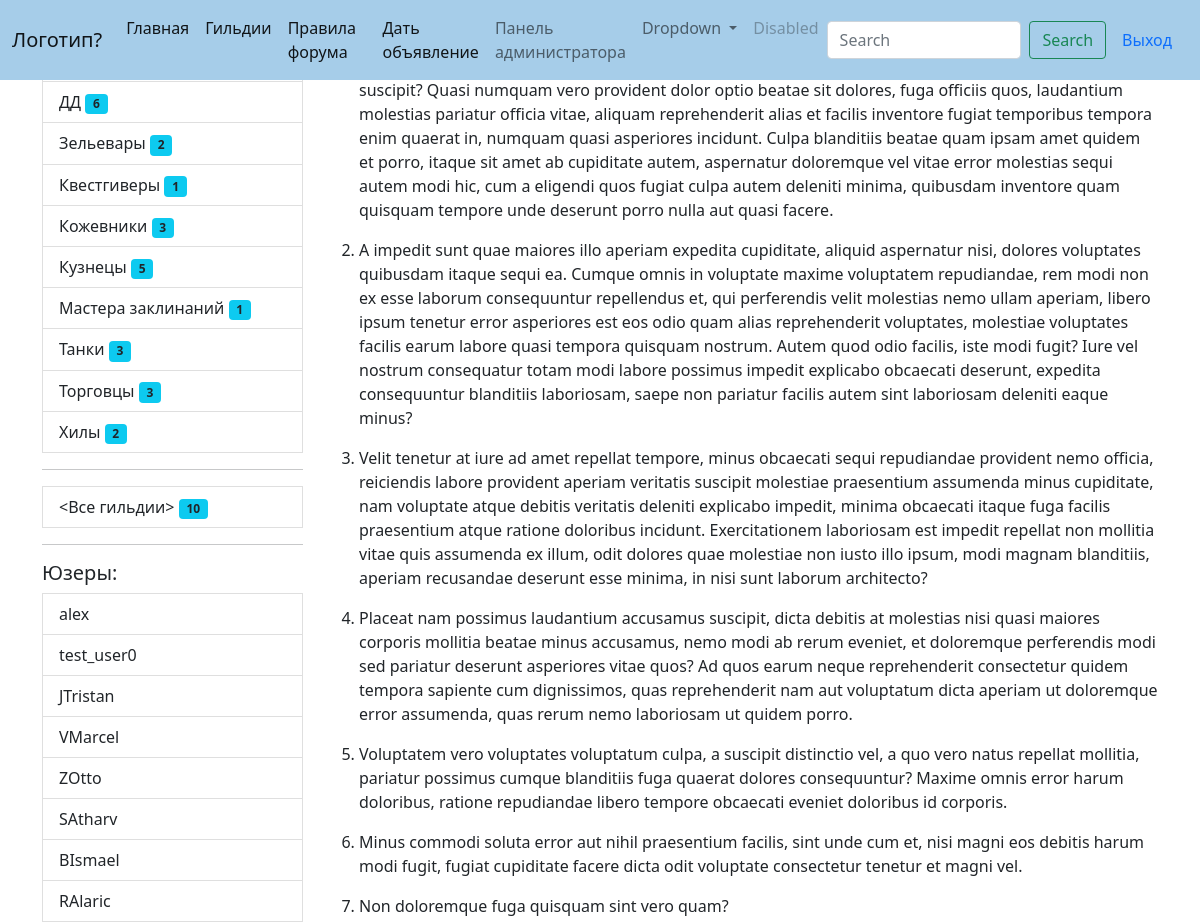
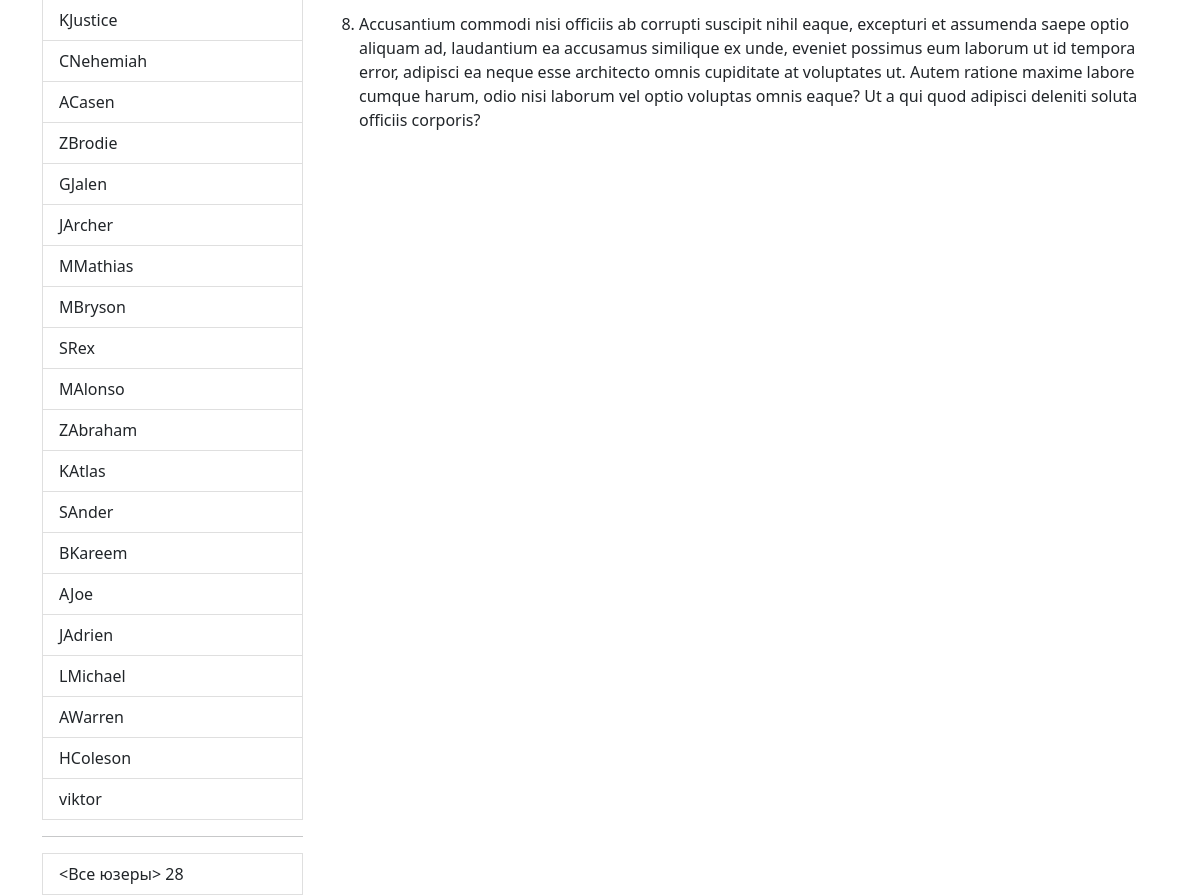
/rules (signed in), run on the app's committed database (2 pictures, top to bottom).
### ads/models.py (models this page shows, shortened)
class Guild(m.Model):
    name = m.CharField(max_length=25,
                       unique=True,
                       blank=False,
                       null=False,
                       verbose_name="Наименование")
    description = m.TextField(verbose_name="Описание")
    image = m.ImageField(
        upload_to='pics/guilds',
        null=True,
        blank=True)
    def get_absolute_url(self):
        return reverse_lazy('ads:guild_detail', kwargs={'pk': self.pk})
    class Meta:
        ordering = ['-name']
        verbose_name = "Гильдия"
        verbose_name_plural = 'Гильдии'

### users/models.py (models this page shows)
class User(AbstractUser):
    guild = models.ForeignKey(
        to=Guild,
        null=True,
        blank=True,
        on_delete=models.PROTECT)
    def __str__(self):
        return self.username
    def get_absolute_url(self):
        return reverse_lazy('ads:user_profile', kwargs={'pk': self.pk})

### ads/views.py (the view)
# urls.py: path('rules', av.RulesView.as_view(), name='rules' ),
class RulesView(TemplateView):
    template_name = 'ads/rules.html'

### ads/templatetags/ads_tags.py (called while the page is built)
@register.simple_tag
def get_guilds_list():
    return Guild.objects.annotate(cnt=Count('user'))

@register.simple_tag
def get_users_list():
    return User.objects.all()

### ads/templates/ads/rules.html
{% extends 'Witebord/base.html' %}
{% block content %}
<h2>Итак, правила такие:</h2>
<ol>
	<li>{% lorem 1 p random %}</li>
	<li>{% lorem 1 p random %}</li>
	<li>{% lorem 1 p random %}</li>
	<li>{% lorem 1 p random %}</li>
	<li>{% lorem 1 p random %}</li>
	<li>{% lorem 1 p random %}</li>
	<li>{% lorem 1 p random %}</li>
	<li>{% lorem 1 p random %}</li>
</ol>
{% endblock content %}

### templates/inc/_sidebar.html (shortened to what this page needs)
{% load ads_tags %}
<div class="list-group">
    <h5>Гильдии:</h5>
    <div class="col-lt-1">
        {% get_guilds_list as guilds %}
        {% get_users_list as users %}
        {% for guild in guilds %}
        <a href="{{ guild.get_absolute_url }}" class="list-group-item list-group-item-action" aria-current="true">
        {{ guild.name }} <span class="badge bg-info text-dark">{{ guild.cnt }}</span>
        </a>
        {% endfor %}
        <hr>
        <a href="{% url 'ads:guilds_list' %}" class="list-group-item list-group-item-action" aria-current="true">
            <Все гильдии> <span class="badge bg-info text-dark"> {{ guilds.count }}</span>
        </a>
    </div>
</div>
<hr>
<h5>Юзеры:</h5>
<div class="list-group">
    <div class="col-lt-1">
        {% for usr in users %}
        <a href="{{ usr.get_absolute_url }}" class="list-group-item list-group-item-action" aria-current="true">
        {{ usr|default:'anonymous' }}
        </a>
        {% endfor %}
        <hr>
        <a href="#" class="list-group-item list-group-item-action" aria-current="true">
            <Все юзеры> <span class="'badge rounded-pill text-bg-primary"> {{ users.count }}</span>
        </a>
    </div>
</div>

### data on the page
Guild: name "ДД", cnt "6"
Guild: name "Зельевары", cnt "2"
Guild: name "Квестгиверы", cnt "1"
Guild: name "Кожевники", cnt "3"
Guild: name "Кузнецы", cnt "5"
Guild: name "Мастера заклинаний", cnt "1"
Guild: name "Танки", cnt "3"
Guild: name "Торговцы", cnt "3"
Guild: name "Хилы", cnt "2"
User: username "alex"
User: username "test_user0"
User: username "JTristan"
User: username "VMarcel"
User: username "ZOtto"
User: username "SAtharv"
User: username "BIsmael"
User: username "RAlaric"
User: username "KJustice"
User: username "CNehemiah"
User: username "ACasen"
User: username "ZBrodie"
User: username "GJalen"
User: username "JArcher"
User: username "MMathias"
User: username "MBryson"
User: username "SRex"
User: username "MAlonso"
User: username "ZAbraham"
User: username "KAtlas"
User: username "SAnder"
User: username "BKareem"
User: username "AJoe"
User: username "JAdrien"
User: username "LMichael"
User: username "AWarren"
User: username "HColeson"
User: username "viktor"

### other printed values
{{ guilds.count }} "10"
{{ users.count }} "28"
